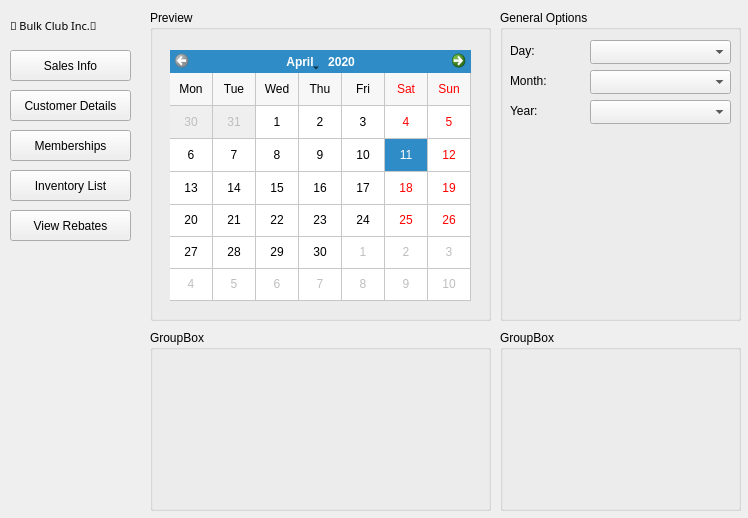
<?xml version="1.0" encoding="UTF-8"?>
<ui version="4.0">
 <class>Manager</class>
 <widget class="QDialog" name="Manager">
  <property name="geometry">
   <rect>
    <x>0</x>
    <y>0</y>
    <width>748</width>
    <height>518</height>
   </rect>
  </property>
  <property name="sizePolicy">
   <sizepolicy hsizetype="Preferred" vsizetype="Preferred">
    <horstretch>0</horstretch>
    <verstretch>0</verstretch>
   </sizepolicy>
  </property>
  <property name="windowTitle">
   <string>Dialog</string>
  </property>
  <widget class="QLabel" name="companyLabel">
   <property name="geometry">
    <rect>
     <x>10</x>
     <y>10</y>
     <width>131</width>
     <height>31</height>
    </rect>
   </property>
   <property name="font">
    <font>
     <family>Lucida Sans</family>
     <pointsize>8</pointsize>
    </font>
   </property>
   <property name="text">
    <string>💪 Bulk Club Inc.💪</string>
   </property>
  </widget>
  <widget class="QStackedWidget" name="stackedWidget">
   <property name="geometry">
    <rect>
     <x>140</x>
     <y>0</y>
     <width>611</width>
     <height>521</height>
    </rect>
   </property>
   <widget class="QWidget" name="salesPage">
    <widget class="QGroupBox" name="groupBox">
     <property name="geometry">
      <rect>
       <x>10</x>
       <y>10</y>
       <width>341</width>
       <height>311</height>
      </rect>
     </property>
     <property name="title">
      <string>Preview</string>
     </property>
     <widget class="QCalendarWidget" name="salesPage_calendarWidget">
      <property name="geometry">
       <rect>
        <x>20</x>
        <y>40</y>
        <width>301</width>
        <height>251</height>
       </rect>
      </property>
      <property name="selectedDate">
       <date>
        <year>2020</year>
        <month>4</month>
        <day>11</day>
       </date>
      </property>
      <property name="minimumDate">
       <date>
        <year>2020</year>
        <month>4</month>
        <day>1</day>
       </date>
      </property>
      <property name="firstDayOfWeek">
       <enum>Qt::Monday</enum>
      </property>
      <property name="gridVisible">
       <bool>true</bool>
      </property>
      <property name="selectionMode">
       <enum>QCalendarWidget::SingleSelection</enum>
      </property>
      <property name="verticalHeaderFormat">
       <enum>QCalendarWidget::NoVerticalHeader</enum>
      </property>
      <property name="navigationBarVisible">
       <bool>true</bool>
      </property>
      <property name="dateEditEnabled">
       <bool>false</bool>
      </property>
     </widget>
    </widget>
    <widget class="QGroupBox" name="groupBox_2">
     <property name="geometry">
      <rect>
       <x>360</x>
       <y>10</y>
       <width>241</width>
       <height>311</height>
      </rect>
     </property>
     <property name="title">
      <string>General Options</string>
     </property>
     <widget class="QComboBox" name="comboBox">
      <property name="geometry">
       <rect>
        <x>90</x>
        <y>30</y>
        <width>141</width>
        <height>24</height>
       </rect>
      </property>
     </widget>
     <widget class="QLabel" name="label">
      <property name="geometry">
       <rect>
        <x>10</x>
        <y>30</y>
        <width>71</width>
        <height>21</height>
       </rect>
      </property>
      <property name="font">
       <font>
        <pointsize>9</pointsize>
       </font>
      </property>
      <property name="text">
       <string>Day:</string>
      </property>
     </widget>
     <widget class="QLabel" name="label_2">
      <property name="geometry">
       <rect>
        <x>10</x>
        <y>60</y>
        <width>71</width>
        <height>21</height>
       </rect>
      </property>
      <property name="font">
       <font>
        <pointsize>9</pointsize>
       </font>
      </property>
      <property name="text">
       <string>Month:</string>
      </property>
     </widget>
     <widget class="QLabel" name="label_3">
      <property name="geometry">
       <rect>
        <x>10</x>
        <y>90</y>
        <width>71</width>
        <height>21</height>
       </rect>
      </property>
      <property name="font">
       <font>
        <pointsize>9</pointsize>
       </font>
      </property>
      <property name="text">
       <string>Year:</string>
      </property>
     </widget>
     <widget class="QComboBox" name="comboBox_2">
      <property name="geometry">
       <rect>
        <x>90</x>
        <y>60</y>
        <width>141</width>
        <height>24</height>
       </rect>
      </property>
     </widget>
     <widget class="QComboBox" name="comboBox_3">
      <property name="geometry">
       <rect>
        <x>90</x>
        <y>90</y>
        <width>141</width>
        <height>24</height>
       </rect>
      </property>
     </widget>
    </widget>
    <widget class="QGroupBox" name="groupBox_3">
     <property name="geometry">
      <rect>
       <x>10</x>
       <y>330</y>
       <width>341</width>
       <height>181</height>
      </rect>
     </property>
     <property name="title">
      <string>GroupBox</string>
     </property>
    </widget>
    <widget class="QGroupBox" name="groupBox_4">
     <property name="geometry">
      <rect>
       <x>360</x>
       <y>330</y>
       <width>241</width>
       <height>181</height>
      </rect>
     </property>
     <property name="title">
      <string>GroupBox</string>
     </property>
    </widget>
   </widget>
   <widget class="QWidget" name="customerPage">
    <widget class="QComboBox" name="customerPage_sortBox">
     <property name="geometry">
      <rect>
       <x>470</x>
       <y>10</y>
       <width>131</width>
       <height>31</height>
      </rect>
     </property>
     <property name="font">
      <font>
       <family>Arial</family>
       <pointsize>9</pointsize>
      </font>
     </property>
    </widget>
    <widget class="QLineEdit" name="customerPage_searchBar">
     <property name="geometry">
      <rect>
       <x>40</x>
       <y>10</y>
       <width>251</width>
       <height>31</height>
      </rect>
     </property>
     <property name="placeholderText">
      <string>Search Customer Name/ID here...</string>
     </property>
    </widget>
    <widget class="QToolButton" name="customerPage_refreshButton">
     <property name="geometry">
      <rect>
       <x>0</x>
       <y>10</y>
       <width>31</width>
       <height>31</height>
      </rect>
     </property>
     <property name="text">
      <string>🗘</string>
     </property>
    </widget>
    <widget class="QTableWidget" name="customerPage_tableWidget">
     <property name="geometry">
      <rect>
       <x>0</x>
       <y>50</y>
       <width>601</width>
       <height>461</height>
      </rect>
     </property>
     <property name="sizePolicy">
      <sizepolicy hsizetype="Preferred" vsizetype="Preferred">
       <horstretch>0</horstretch>
       <verstretch>0</verstretch>
      </sizepolicy>
     </property>
    </widget>
    <widget class="QPushButton" name="customerPage_searchButton">
     <property name="geometry">
      <rect>
       <x>300</x>
       <y>10</y>
       <width>71</width>
       <height>31</height>
      </rect>
     </property>
     <property name="font">
      <font>
       <family>Arial</family>
       <pointsize>9</pointsize>
      </font>
     </property>
     <property name="text">
      <string>Search</string>
     </property>
    </widget>
   </widget>
   <widget class="QWidget" name="membershipPage">
    <widget class="QTableWidget" name="membershipPage_tableWidget">
     <property name="geometry">
      <rect>
       <x>0</x>
       <y>50</y>
       <width>601</width>
       <height>461</height>
      </rect>
     </property>
     <property name="sizePolicy">
      <sizepolicy hsizetype="Preferred" vsizetype="Preferred">
       <horstretch>0</horstretch>
       <verstretch>0</verstretch>
      </sizepolicy>
     </property>
    </widget>
    <widget class="QToolButton" name="membershipPage_refreshButton">
     <property name="geometry">
      <rect>
       <x>0</x>
       <y>10</y>
       <width>31</width>
       <height>31</height>
      </rect>
     </property>
     <property name="text">
      <string>🗘</string>
     </property>
    </widget>
   </widget>
   <widget class="QWidget" name="inventoryPage">
    <widget class="QToolButton" name="inventoryPage_refreshButton">
     <property name="geometry">
      <rect>
       <x>0</x>
       <y>10</y>
       <width>31</width>
       <height>31</height>
      </rect>
     </property>
     <property name="text">
      <string>🗘</string>
     </property>
    </widget>
    <widget class="QTableWidget" name="inventoryPage_tableWidget">
     <property name="geometry">
      <rect>
       <x>0</x>
       <y>50</y>
       <width>601</width>
       <height>461</height>
      </rect>
     </property>
    </widget>
    <widget class="QLineEdit" name="inventoryPage_searchBar">
     <property name="geometry">
      <rect>
       <x>40</x>
       <y>10</y>
       <width>251</width>
       <height>31</height>
      </rect>
     </property>
     <property name="placeholderText">
      <string>Search Item here...</string>
     </property>
    </widget>
    <widget class="QPushButton" name="inventoryPage_searchButton">
     <property name="geometry">
      <rect>
       <x>300</x>
       <y>10</y>
       <width>71</width>
       <height>31</height>
      </rect>
     </property>
     <property name="font">
      <font>
       <family>Arial</family>
       <pointsize>9</pointsize>
      </font>
     </property>
     <property name="text">
      <string>Search</string>
     </property>
    </widget>
   </widget>
   <widget class="QWidget" name="rebatePage"/>
  </widget>
  <widget class="QPushButton" name="inventoryButton">
   <property name="geometry">
    <rect>
     <x>10</x>
     <y>170</y>
     <width>121</width>
     <height>31</height>
    </rect>
   </property>
   <property name="text">
    <string>Inventory List</string>
   </property>
  </widget>
  <widget class="QPushButton" name="salesButton">
   <property name="geometry">
    <rect>
     <x>10</x>
     <y>50</y>
     <width>121</width>
     <height>31</height>
    </rect>
   </property>
   <property name="text">
    <string>Sales Info</string>
   </property>
  </widget>
  <widget class="QPushButton" name="membershipButton">
   <property name="geometry">
    <rect>
     <x>10</x>
     <y>130</y>
     <width>121</width>
     <height>31</height>
    </rect>
   </property>
   <property name="text">
    <string>Memberships</string>
   </property>
  </widget>
  <widget class="QPushButton" name="customerButton">
   <property name="geometry">
    <rect>
     <x>10</x>
     <y>90</y>
     <width>121</width>
     <height>31</height>
    </rect>
   </property>
   <property name="text">
    <string>Customer Details</string>
   </property>
  </widget>
  <widget class="QPushButton" name="rebatesButton">
   <property name="geometry">
    <rect>
     <x>10</x>
     <y>210</y>
     <width>121</width>
     <height>31</height>
    </rect>
   </property>
   <property name="text">
    <string>View Rebates</string>
   </property>
  </widget>
 </widget>
 <resources/>
 <connections/>
</ui>
